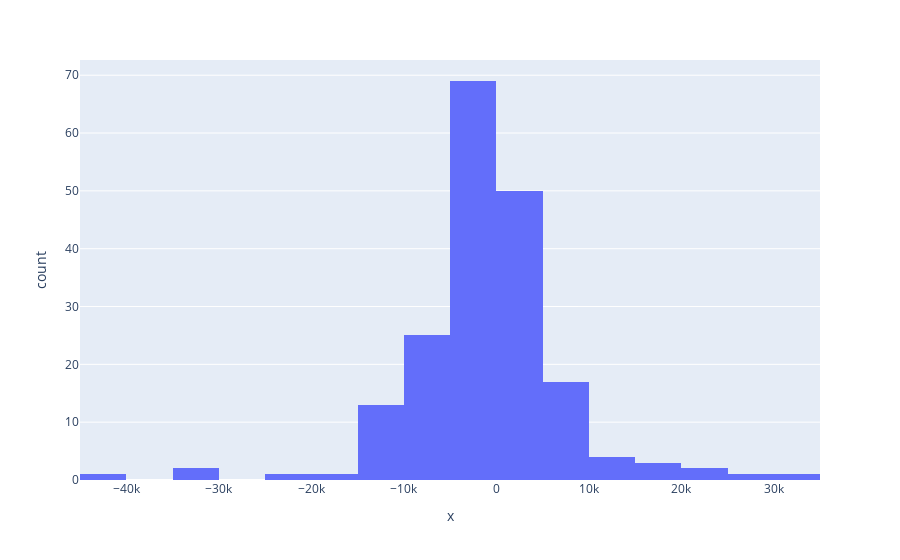

Notebook cell for this chart:
### Code cell
plx.histogram(x = y_test-predictions)

### Figure 1 — Plotly figure (JSON) as saved in the notebook; plotly's stock layout.template omitted (floating-point values rounded to 4 significant figures; data arrays with more than 128 entries replaced by an {"elided": "..."} marker saying what was removed)
{"data": [{"alignmentgroup": "True", "bingroup": "x", "hovertemplate": "x=%{x}<br>count=%{y}<extra></extra>", "legendgroup": "", "marker": {"color": "#636efa"}, "name": "", "offsetgroup": "", "orientation": "v", "showlegend": false, "type": "histogram", "x": {"elided": "190 float values"}, "xaxis": "x", "yaxis": "y"}], "layout": {"barmode": "relative", "legend": {"tracegroupgap": 0}, "margin": {"t": 60}, "xaxis": {"anchor": "y", "domain": [0, 1], "title": {"text": "x"}}, "yaxis": {"anchor": "x", "domain": [0, 1], "title": {"text": "count"}}}}
